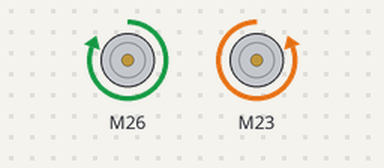
Simulated run of this sketch. Board: Arduino Uno, built with avr-gcc and run on an emulated ATmega328P. Parts: 2 × DC motor (green arrow = forward, orange = backward, longer = faster). What the sketch prints to the serial monitor is not drawn.

Above: at 0.1 s.
Timing chart, 0 to 1.6 s (numbered marks = the images above):
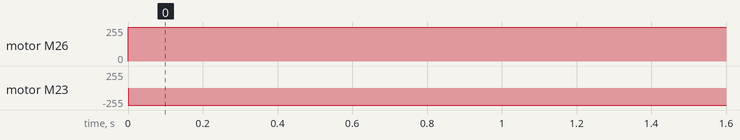

The sketch:

motor_controller_test.ino
```cpp
#include <motor_controller.h>

//Motor direction offsets
const int offsetA = 1;
const int offsetB = -1;
//Motor definitions and variables
Motor motor1 = Motor(AIN1, AIN2, PWMA, offsetA, STBY, PWM_CH_A);
Motor motor2 = Motor(BIN1, BIN2, PWMB, offsetB, STBY, PWM_CH_B);
//Motor encoder counters - update with updateEnc();
int counterL = 0;
int counterR = 0;

int speed = 255;
long ticktimer = millis();


void setup() {
  // put your setup code here, to run once:
  setupMotors();
  Serial.begin(9600);
  Serial.println("test");
}

void loop() {
  //update encoder counters in every loop - counter1/2 variables updated
  updateEnc();

  if (millis()-ticktimer > 1000)
  {
    Serial.print(counterL);
    Serial.print(",");
    Serial.println(counterR);
    ticktimer = millis();
    //speed = speed * (-1);
  }

  //Serial.println("loop");

  // example motor controls from modified SparkFun_TB6612 library
   motor1.drive(speed);
   motor2.drive(speed);

   //motor1.drive(-255,1000);
   //motor1.brake();
   //delay(1000);

   //motor2.drive(255,1000);
   //motor2.drive(-255,1000);
   //motor2.brake();
   //delay(1000);

}
```

Measured:
- by itself, motor M26: stopped → forward 255/255 at 0.00 s
- by itself, motor M23: stopped → backward 255/255 at 0.00 s
